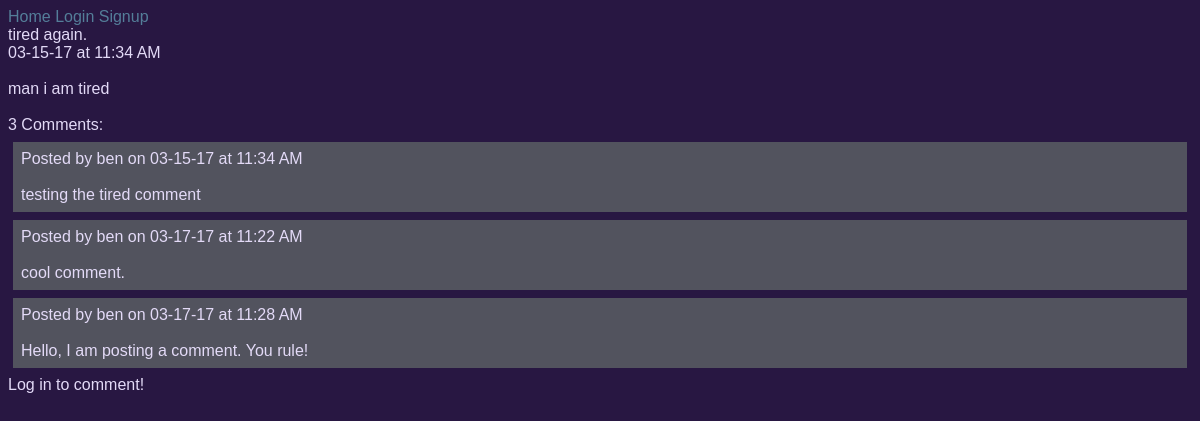
The page /ben/posts/13/ on the database as committed earlier.
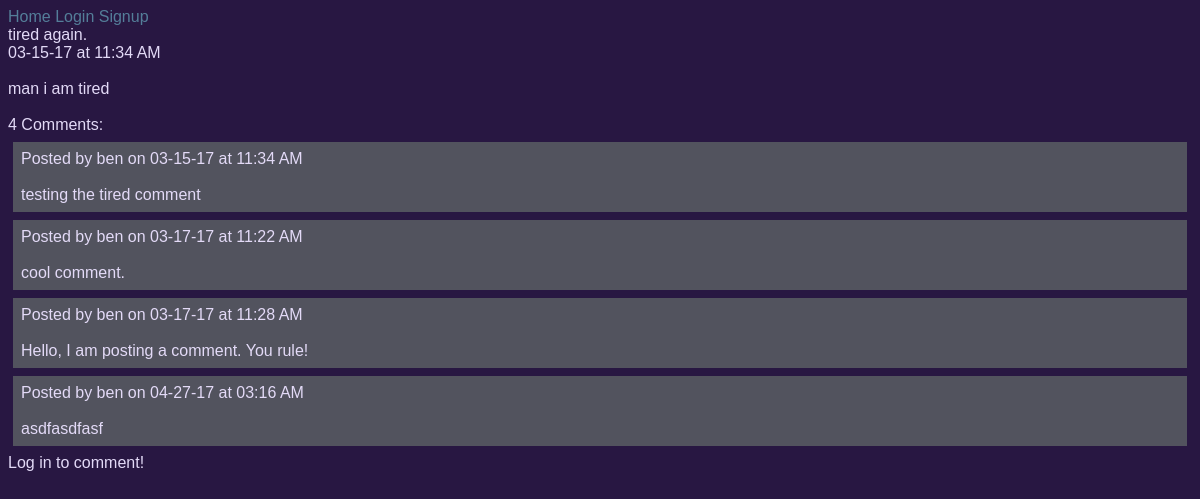
The same page on the database as committed later.
### posts/models.py (models this page shows)
class Post(models.Model):
        title = models.CharField(max_length=100)
        pub_date = models.DateTimeField('date published', auto_now_add=True)
        body = models.TextField()
        user = models.ForeignKey(User, on_delete=models.CASCADE, null=True)
        def utc_to_local(self, utc_datetime):
	        return utc_datetime.astimezone(tz=None)
        def __str__(self):
	        date = self.utc_to_local(self.pub_date).strftime('%m-%d-%y')
	        time = self.utc_to_local(self.pub_date).strftime('%I:%M %p')
	        return '%s at %s \n\n %s \n\n' % (date, time, self.body)

### comments/models.py (models this page shows)
class Comment(models.Model):
	body = models.TextField()
	pub_date = models.DateTimeField('date published', auto_now_add=True)
	post = models.ForeignKey(Post, on_delete=models.CASCADE)
	user = models.ForeignKey(User, on_delete=models.CASCADE)
	def utc_to_local(self, utc_datetime):
		return utc_datetime.astimezone(tz=None)
	def __str__(self):
		date = self.utc_to_local(self.pub_date).strftime('%m-%d-%y')
		time = self.utc_to_local(self.pub_date).strftime('%I:%M %p')
		return '%s at %s \n\n %s \n' % (date, time, self.body)

### posts/views.py (the view)
# urls.py: url(r'^(?P<post_number>\d+)/$', views.displayPost, name='display-post')
def displayPost(request, username, post_number):
	post = Post.objects.get(user=User.objects.get(username=username), id=post_number)
	num_comments = post.comment_set.count()
	comments = Comment.objects.filter(post=post)
	if request.method == "POST":
		form = CommentForm(request.POST)
		if form.is_valid():
			comment = form.save(commit=False)
			comment.user = request.user
			comment.post = post
			comment.post.num_comments += 1
			comment.post.save()
			comment.save()
			return redirect('posts:display-post', username=username, post_number=post_number)
	else:
		form = CommentForm()
	return render(request, 'posts/single_post.html', {'post': post, 'comments':comments, 'num_comments':num_comments, 'form': form})

### posts/templates/posts/single_post.html
{% extends 'Blog/base.html' %}
{% block content %}
<div id="post">
{{ post.title|linebreaksbr }}<br>
{{ post|linebreaksbr }}
</div>
{{ post.comment_set.count }} Comments:<br>
{% for comment in comments %}
	<div class="comment">
	Posted by {{ comment.user }} on
	{{ comment|linebreaksbr }}
	</div>
{% endfor %}
{% if user.is_authenticated %}
	<form action="" method="post">
	{% csrf_token %}
	<h2>Comment:</h2>
		<table>
		{{form.as_table}}
		</table>
		<input type="submit", value="Chime in!">
	</form>
{% else %}
Log in to comment!
{% endif %}
{% endblock content %}

Rows that differ between the two databases and show on the page:
computed for Post "tired again.": comment_set.count "3" → "4"
added Comment: user "ben", pub_date+body "04-27-17 at 03:16 AM asdfasdfasf"
